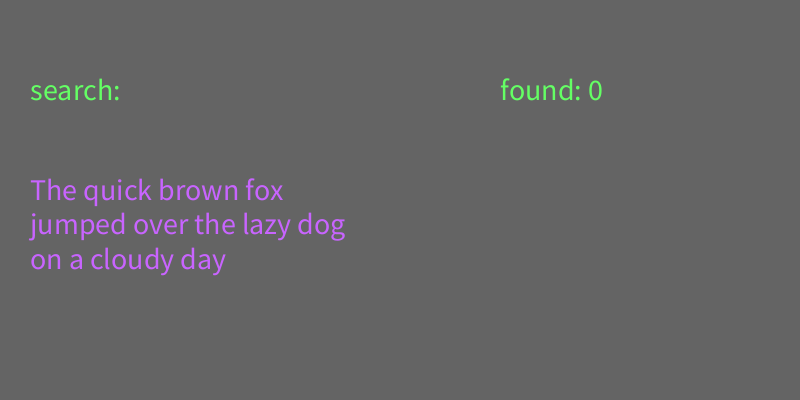
Frame 1 (no input)
Frame 60 (the mouse pressed at the canvas centre just before this capture): identical to frame 1, image omitted
Frame 120 (the mouse held since frame 60 and released just before this capture): identical to frame 1, image omitted

The Processing sketch that drew this single still picture (run headless with seeded random() and noise(); from frame 60 on, the mouse is pressed at the canvas centre):

// Processing sketch: findStringInStrings
// ── findStringInStrings.pde
void setup() {
  size(800, 400);
  textSize(30);
}

String input = "";
String found = "?";
int foundInt = 0;
String start = "The quick brown fox\njumped over the lazy dog\n";
String line =  start + "on a cloudy day";
int index = -1;


void keyPressed() {

  if (key == '\n') {
    checkString(input);
    input = "";
  } else {
    input += key;
  }
}

void checkString(String input) {
  foundInt = start.indexOf(input);
  foundInt = line.indexOf(input);
}

void draw() {
  background(100);
  fill(100, 255, 100);
  text("search: " + input, 30, 100);
  // text("found: " + found, 500,100);
  text("found: " + foundInt, 500, 100);
  fill(200, 100, 255);
  text(line, 30, 200);
}
